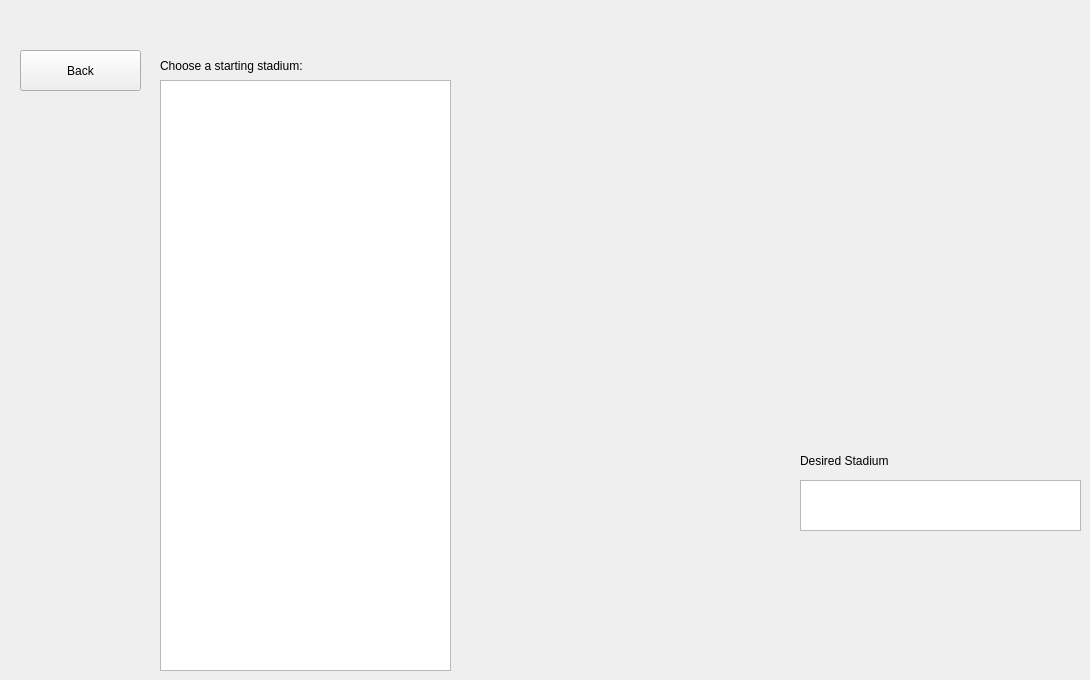
        <widget class="QWidget" name="dfsPage">
         <widget class="QListWidget" name="availibleStadiumsStackedWidget">
          <property name="geometry">
           <rect>
            <x>160</x>
            <y>80</y>
            <width>291</width>
            <height>591</height>
           </rect>
          </property>
         </widget>
         <widget class="QPushButton" name="dfsPageBackButton">
          <property name="geometry">
           <rect>
            <x>20</x>
            <y>50</y>
            <width>121</width>
            <height>41</height>
           </rect>
          </property>
          <property name="text">
           <string>Back</string>
          </property>
         </widget>
         <widget class="QListWidget" name="selectedStadiumStackedWidget">
          <property name="geometry">
           <rect>
            <x>800</x>
            <y>480</y>
            <width>281</width>
            <height>51</height>
           </rect>
          </property>
         </widget>
         <widget class="QLabel" name="label_33">
          <property name="geometry">
           <rect>
            <x>160</x>
            <y>55</y>
            <width>211</width>
            <height>21</height>
           </rect>
          </property>
          <property name="styleSheet">
           <string notr="true">font: 75 11pt &quot;MS Shell Dlg 2&quot;;</string>
          </property>
          <property name="text">
           <string>Choose a starting stadium:</string>
          </property>
         </widget>
         <widget class="QLabel" name="label_34">
          <property name="geometry">
           <rect>
            <x>800</x>
            <y>445</y>
            <width>251</width>
            <height>31</height>
           </rect>
          </property>
          <property name="text">
           <string>Desired Stadium</string>
          </property>
         </widget>
        </widget>
